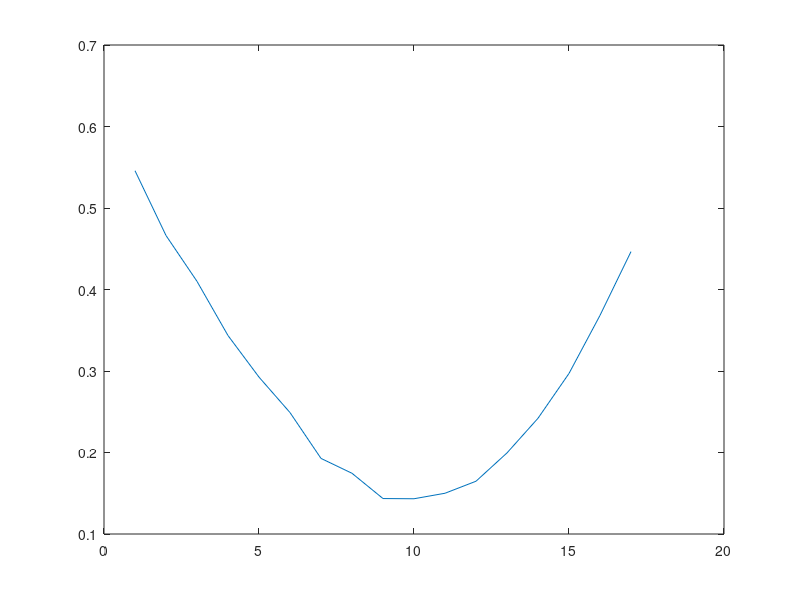

The MATLAB script that drew this image:
origin = [0,0];
L = 2000; 
area = L*L;
lambda = 0.001;

R1 = 150;
R2 = 0.4*R1;
center1 = origin;
center2 = [R1,0];
%x = R1-R2:5:R1; % along the line joining the centers

theta = 15*pi/180;
x = R1*cos(theta)-sqrt(R2*R2 - R1*R1*(sin(theta))^2):3:R1;
%r = R1 - R2/2;
probability_sim = zeros(1,numel(x));

for j = 1:numel(x)
     
    r = x(j);
    currentPosition = [r*cos(theta), r*sin(theta)];

    noOfIters = 4000;

    out = zeros(1,noOfIters);


    for i = 1:noOfIters

        N = poissrnd(lambda*area); % no. of AUs
        p = unifrnd(-L/2,L/2,N,2);

        distances = sqrt(sum((p-repmat(currentPosition,length(p),1))'.^2));
        minDist = min(distances);
        nextPosIndex = find(distances == minDist);
        nextPosition = p(nextPosIndex,:);

        if (norm(nextPosition-center1) > R1) || (norm(nextPosition-center2) > R2)
            out(i) = 1;
        end

    end

probability_sim(j) = sum(out)/noOfIters;

end
plot(probability_sim)


